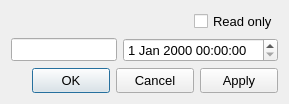
<?xml version="1.0" encoding="UTF-8"?>
<ui version="4.0">
 <class>DialogPETimeDateStamp</class>
 <widget class="QDialog" name="DialogPETimeDateStamp">
  <property name="windowModality">
   <enum>Qt::ApplicationModal</enum>
  </property>
  <property name="geometry">
   <rect>
    <x>0</x>
    <y>0</y>
    <width>289</width>
    <height>104</height>
   </rect>
  </property>
  <property name="minimumSize">
   <size>
    <width>289</width>
    <height>104</height>
   </size>
  </property>
  <property name="maximumSize">
   <size>
    <width>289</width>
    <height>104</height>
   </size>
  </property>
  <property name="font">
   <font>
    <pointsize>10</pointsize>
    <weight>50</weight>
    <bold>false</bold>
   </font>
  </property>
  <property name="windowTitle">
   <string>TimeDateStamp</string>
  </property>
  <layout class="QVBoxLayout" name="verticalLayout">
   <item>
    <layout class="QHBoxLayout" name="horizontalLayout_3">
     <item>
      <spacer name="horizontalSpacer_2">
       <property name="orientation">
        <enum>Qt::Horizontal</enum>
       </property>
       <property name="sizeHint" stdset="0">
        <size>
         <width>40</width>
         <height>20</height>
        </size>
       </property>
      </spacer>
     </item>
     <item>
      <widget class="QCheckBoxX" name="checkBoxReadOnly">
       <property name="text">
        <string>Read only</string>
       </property>
       <property name="checked">
        <bool>false</bool>
       </property>
      </widget>
     </item>
    </layout>
   </item>
   <item>
    <layout class="QHBoxLayout" name="horizontalLayout_2">
     <item>
      <widget class="QLineEditX" name="lineEditTimeDateStamp">
       <property name="alignment">
        <set>Qt::AlignCenter</set>
       </property>
      </widget>
     </item>
     <item>
      <widget class="QDateTimeEditX" name="dateTimeEditTimeDateStamp"/>
     </item>
    </layout>
   </item>
   <item>
    <layout class="QHBoxLayout" name="horizontalLayout">
     <item>
      <spacer name="horizontalSpacer_9">
       <property name="orientation">
        <enum>Qt::Horizontal</enum>
       </property>
       <property name="sizeHint" stdset="0">
        <size>
         <width>50</width>
         <height>20</height>
        </size>
       </property>
      </spacer>
     </item>
     <item>
      <widget class="QPushButtonX" name="pushButtonOK">
       <property name="minimumSize">
        <size>
         <width>78</width>
         <height>25</height>
        </size>
       </property>
       <property name="maximumSize">
        <size>
         <width>78</width>
         <height>25</height>
        </size>
       </property>
       <property name="text">
        <string>OK</string>
       </property>
      </widget>
     </item>
     <item>
      <widget class="QPushButtonX" name="pushButtonCancel">
       <property name="minimumSize">
        <size>
         <width>78</width>
         <height>25</height>
        </size>
       </property>
       <property name="maximumSize">
        <size>
         <width>78</width>
         <height>25</height>
        </size>
       </property>
       <property name="text">
        <string>Cancel</string>
       </property>
      </widget>
     </item>
     <item>
      <widget class="QPushButtonX" name="pushButtonApply">
       <property name="minimumSize">
        <size>
         <width>78</width>
         <height>25</height>
        </size>
       </property>
       <property name="maximumSize">
        <size>
         <width>78</width>
         <height>25</height>
        </size>
       </property>
       <property name="text">
        <string>Apply</string>
       </property>
      </widget>
     </item>
    </layout>
   </item>
  </layout>
 </widget>
 <customwidgets>
  <customwidget>
   <class>QPushButtonX</class>
   <extends>QPushButton</extends>
   <header>qpushbuttonx.h</header>
  </customwidget>
  <customwidget>
   <class>QLineEditX</class>
   <extends>QLineEdit</extends>
   <header>qlineeditx.h</header>
  </customwidget>
  <customwidget>
   <class>QCheckBoxX</class>
   <extends>QCheckBox</extends>
   <header>qcheckboxx.h</header>
  </customwidget>
  <customwidget>
   <class>QDateTimeEditX</class>
   <extends>QDateTimeEdit</extends>
   <header>qdatetimeeditx.h</header>
  </customwidget>
 </customwidgets>
 <resources/>
 <connections/>
</ui>
